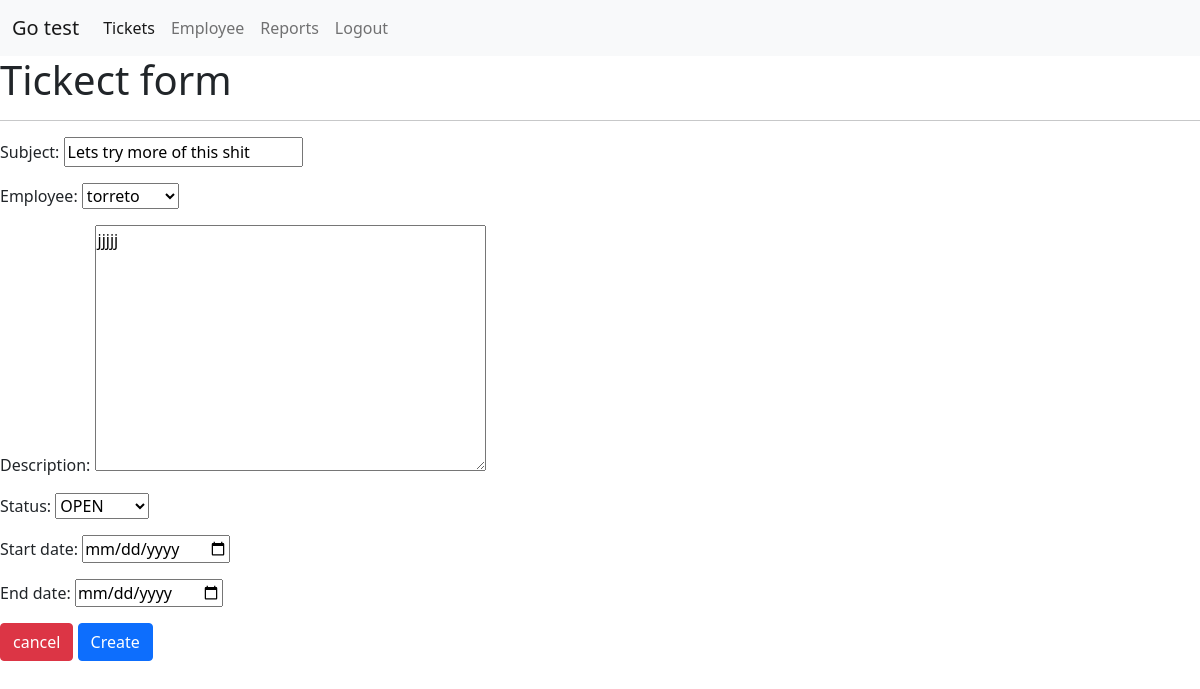
Screenshot of /update_ticket/8/ (signed in) with the database file from the repository.
### tickets/models.py (models this page shows, shortened)
class Ticket(models.Model):
    id = models.AutoField(primary_key=True)
    subject = models.CharField(max_length=100)
    employee = models.ForeignKey(Employee, on_delete=models.CASCADE)
    description= models.TextField(max_length=500)
    date = models.DateField(auto_now_add=True)
    status = models.CharField(max_length=50, choices=STATUS_OPTIONS)
    start_date = models.DateField(default=datetime.date.today)
    end_date = models.DateField(default=datetime.date.today)
    notes = models.TextField(null=True)

### tickets/views.py (the view)
# urls.py: path('update_ticket/<str:pk>/', views.update_ticket, name="ticket_update"),
@login_required(login_url='login')
def update_ticket(request, pk):
    ticket = Ticket.objects.get(id=pk)
    form = TicketForm(instance=ticket)
    if request.method == "POST":
        print(request.POST)
        form = TicketForm(request.POST, instance=ticket)
        if form.is_valid():
            form.save()
            return redirect('/')
    context = {"form":form}
    return render(request, "tickets/tickets_add.html", context)

### tickets/forms.py (shortened to what this page needs)
class TicketForm(forms.ModelForm):
    start_date = forms.DateField(widget=DateTimeInput(attrs={'type': 'date'}))
    end_date = forms.DateField(widget=DateTimeInput(attrs={'type': 'date'}))
    class Meta:
        model = Ticket
        fields = ['subject','employee','description','status','start_date','end_date']

### employee/models.py (called while the page is built)
    def __str__(self):
        return self.first_name

### tickets/templates/tickets/tickets_add.html (shortened to what this page needs)
{% extends 'tickets/base.html' %}
{% block content %}
    <h1>Tickect form</h1>
    <hr>
    <form action="" method="post">
    {{form.as_p}}
    <a class="btn btn-danger" href="{% url 'ticket_list' %}">cancel</a>
    <input class="btn btn-primary" type="submit" value="Create">
    </form>
{% endblock content %}

### rows the page displays
Ticket: subject "Lets try more of this shit", employee "torreto", description "jjjjj", status "OPEN"
